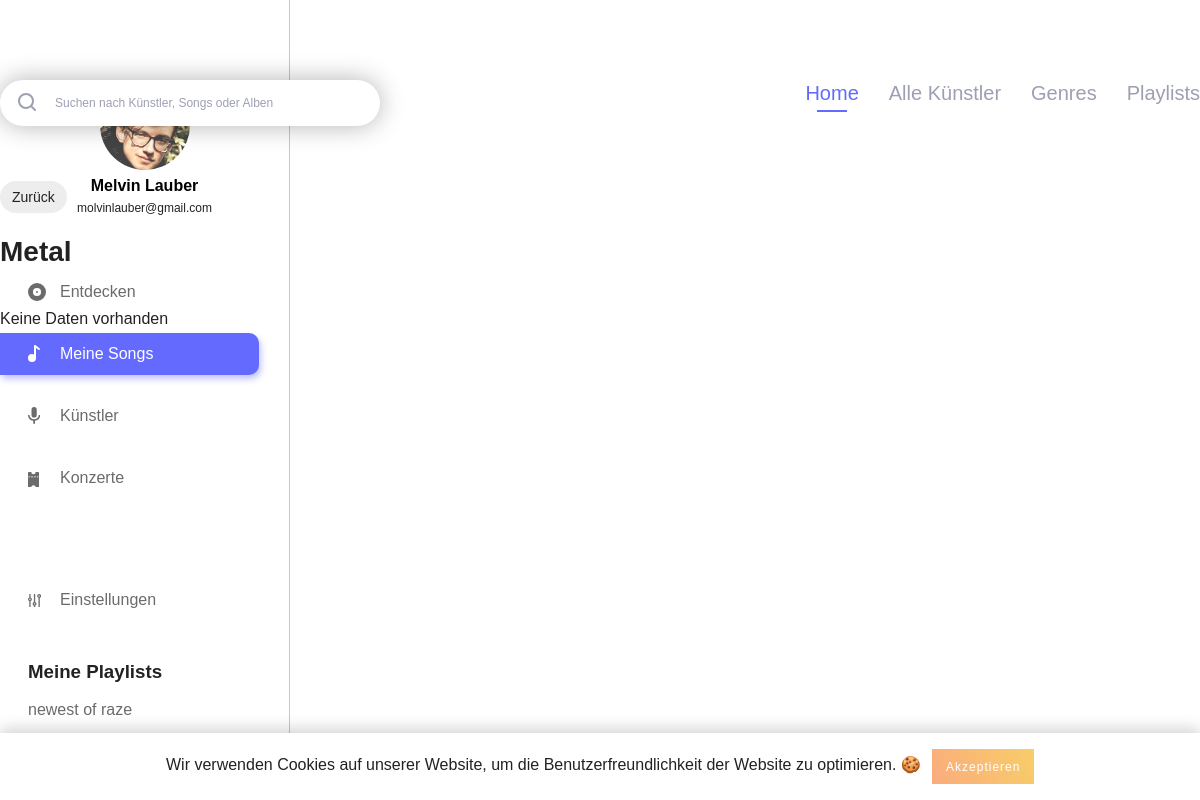
/genre_detail.php?genre_id=5 (signed in), run on the app's committed database.
### tables this page shows
CREATE TABLE IF NOT EXISTS `users` (
  `id` int(11) NOT NULL AUTO_INCREMENT,
  `username` varchar(255) NOT NULL,
  `email` varchar(255) NOT NULL,
  `firstname` varchar(255) NOT NULL,
  `lastname` varchar(255) NOT NULL,
  `password_hash` varchar(255) NOT NULL,
  `password_token` varchar(255) NOT NULL,
  `is_artist` int(1) NOT NULL,
  `has_darkmode` tinyint(1) NOT NULL,
  PRIMARY KEY (`id`),
  UNIQUE KEY `username` (`username`),
  UNIQUE KEY `email` (`email`)
);

CREATE TABLE IF NOT EXISTS `playlist` (
  `playlist_id` int(11) NOT NULL AUTO_INCREMENT,
  `playlist_name` varchar(255) NOT NULL,
  `user_id` int(11) NOT NULL,
  `playlist_description` text NOT NULL,
  PRIMARY KEY (`playlist_id`),
  KEY `playlist_fk0` (`user_id`)
);

### includes/start.php (called while the page is built, shortened)
<?php
include 'db.php';
if (isset($_SESSION['user']['id']) && !empty($_SESSION['user']['id'])) {
	$statement = $pdo->prepare("SELECT * FROM `users` WHERE `id` = :id");
	$result = $statement->execute(array('id' => $_SESSION['user']['id']));
}
?>

### includes/navigation_left.php (the view, shortened to what this page needs)
<?php
if(isset($_SESSION['active'])) {
	$active_class = $_SESSION['active'];
}
$query = "SELECT * FROM `users` WHERE `id` = ".$_SESSION['user']['id'];
$playlist_query = "SELECT * FROM `playlist` WHERE `user_id` = ".$_SESSION['user']['id'];
?>
<div class="navigation_left">
	<div class="navigation_wrapper">
		<div class="profile">
			<h3 class="profile_name">
				<?php foreach ($pdo->query($query) as $user_data) {
					echo $user_data['firstname'].' '.$user_data['lastname'];
				} ?>
			</h3>
			<p class="profile_mail">
				<?php foreach ($pdo->query($query) as $user_data) {
					echo $user_data['email'];
				} ?>
			</p>
		</div>
		<div class="main_navigation">
			<ul>
				<li class="navigation_element <?php if($active_class === 'discover') { echo 'active'; } ?>"><a href="index.php"><img class="svg" src="img/assets/discover.svg" alt="<?php echo DISCOVER; ?>"><?php echo DISCOVER; ?></a></li>
				<li class="navigation_element <?php if($active_class === 'my_songs') { echo 'active'; } ?>"><a href="my_songs.php"><img class="svg" src="img/assets/my_songs.svg" alt="<?php echo MY_SONGS; ?>"><?php echo MY_SONGS; ?></a></li>
				<li class="navigation_element <?php if($active_class === 'artists') { echo 'active'; } ?>"><a href="artists.php"><img class="svg" src="img/assets/artists.svg" alt="<?php echo ARTISTS; ?>"><?php echo ARTISTS; ?></a></li>
				<li class="navigation_element <?php if($active_class === 'events') { echo 'active'; } ?>"><a href="events.php"><img class="svg" src="img/assets/events.svg" alt="<?php echo EVENTS; ?>"><?php echo EVENTS; ?></a></li>
				<li class="navigation_element <?php if($active_class === 'settings') { echo 'active'; } ?>"><a href="settings.php"><img class="svg" src="img/assets/settings_nav.svg" alt="<?php echo SETTINGS; ?>"><?php echo SETTINGS; ?></a></li>
			</ul>
		</div>
		<div class="playlist_wrapper">
			<h3 class="playlist_title"><?php echo MY_PLAYLISTS; ?></h3>
			<ul>
				<?php foreach ($pdo->query($playlist_query) as $playlist_data) { ?>
					<li class="playlist_element"><a href="playlist_detail.php?playlist_id=<?php echo $playlist_data['playlist_id']; ?>"><?php echo $playlist_data['playlist_name']; ?></a></li>
				<?php } ?>
			</ul>
		</div>
	</div>
</div>

### css/_config.css (style rules this page uses)
:root { --primary-color: #636AFD; --primary-color_light: #e0e1ff; --text: #222; --navigation_left: #6B6B6B; --border: #C7C7C7; --light_text: #9D9FB3; --button: #ededed; --border-bottom: #707070; --background_dark_mode: #21252B; --dark_mode_border: #30353B; --dark_mode_input: #30353B; --dark_mode_light: #DDDDDD; --standard_shadow: 0 3px 27px rgba(0,0,0,0.39); --standard_radius: 13px; --standard_transition: all 0.3s ease; --error_color: #b20000; }

### css/_basic.css (style rules this page uses)
body { font-family: 'DM Sans', sans-serif; margin: 0; padding: 0; color: var(--text); -webkit-font-smoothing: antialiased; -moz-osx-font-smoothing: grayscale; }
h3 { margin: 0; padding: 0; }
ul { padding: 0; margin: 0; }
.profile { text-align: center; }

### css/_navigation.css (style rules this page uses)
.navigation_left { position: fixed; width: 290px; height: 100%; border-right: 1px solid var(--border); padding: 80px 0; box-sizing: border-box; }
.navigation_left .profile { width: 195px; margin: 0 auto; margin-bottom: 50px; }
h3.profile_name { margin-top: 5px; font-size: 16px; line-height: 21px; color: #000; font-weight: 700; }
.profile_mail { font-size: 12px; line-height: 25px; margin: 0; margin-bottom: 5px; }
.navigation_left .main_navigation ul { padding-right: 30px; box-sizing: border-box; width: 100%; }
.navigation_left .main_navigation ul li.navigation_element { position: relative; list-style-type: none; color: var(--navigation_left); margin-top: 20px; }
.navigation_left .main_navigation ul li.navigation_element:first-child { margin-top: 0; }
.navigation_left .main_navigation ul li.navigation_element:last-child { margin-top: 80px; }
.navigation_left .main_navigation ul li.navigation_element.active a, .navigation_left .main_navigation ul li.navigation_element a:hover { background: var(--primary-color); color: #fff; box-shadow: 2px 4px 6px rgba(99, 106, 253, 0.4); transition: background 0.2s ease, color 0.2s ease; }
.navigation_left .main_navigation ul li a { color: inherit; text-decoration: none; padding: 12px 20px; padding-left: 60px; border-top-right-radius: 10px; border-bottom-right-radius: 10px; box-sizing: border-box; display: inline-block; width: 100%; transition: background 0.2s ease, color 0.2s ease; }
.playlist_wrapper { margin-top: 40px; padding-right: 30px; box-sizing: border-box; width: 100%; }
.playlist_wrapper .playlist_title { padding-left: 28px; box-sizing: border-box; }
.playlist_wrapper ul li.playlist_element { list-style-type: none; color: var(--navigation_left); margin-top: 10px; }
.playlist_wrapper ul li.playlist_element a { color: inherit; text-decoration: none; padding: 8px 20px; padding-left: 28px; border-top-right-radius: 10px; border-bottom-right-radius: 10px; box-sizing: border-box; display: inline-block; width: 100%; transition: background 0.2s ease, color 0.2s ease; }

### data on the page
users: firstname "Melvin", lastname "Lauber", email "molvinlauber@gmail.com"
playlist: playlist_name "newest of raze"

### other printed values
DISCOVER "Entdecken"
MY_SONGS "Meine Songs"
ARTISTS "Künstler"
EVENTS "Konzerte"
SETTINGS "Einstellungen"
MY_PLAYLISTS "Meine Playlists"
HOME "Home"
ALL_ARTISTS "Alle Künstler"
GENRES "Genres"
PLAYLISTS "Playlists"
BACK "Zurück"
$config['genres'][$genre_id] "Metal"
NO_DATA "Keine Daten vorhanden"
